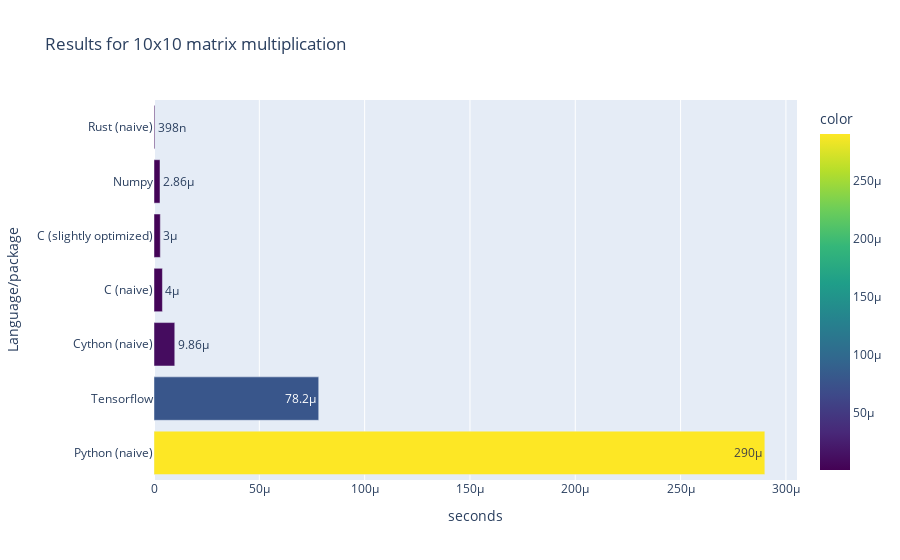

The notebook cell this image was saved under:
### Code cell
# bar chart
fig = px.bar(df.iloc[0].sort_values(ascending=False), x=df.index[0], 
             barmode='group', title='Results for 10x10 matrix multiplication', color_continuous_scale='Viridis', 
             color=df.iloc[0].sort_values(ascending=False), text_auto=True)
# x-axis label = "seconds"
fig.update_xaxes(title_text='seconds')
# y-axis label = "Language/package"
fig.update_yaxes(title_text='Language/package')
fig.show()

### Figure 1 — Plotly figure (JSON) as saved in the notebook; plotly's stock layout.template omitted (floating-point values rounded to 4 significant figures)
{"data": [{"alignmentgroup": "True", "hovertemplate": "10x10=%{x}<br>index=%{y}<br>color=%{marker.color}<extra></extra>", "legendgroup": "", "marker": {"color": [0.00029, 7.82e-05, 9.86e-06, 4e-06, 3e-06, 2.86e-06, 3.98e-07], "coloraxis": "coloraxis", "pattern": {"shape": ""}}, "name": "", "offsetgroup": "", "orientation": "h", "showlegend": false, "textposition": "auto", "texttemplate": "%{x}", "type": "bar", "x": [0.00029, 7.82e-05, 9.86e-06, 4e-06, 3e-06, 2.86e-06, 3.98e-07], "xaxis": "x", "y": ["Python (naive)", "Tensorflow", "Cython (naive)", "C (naive)", "C (slightly optimized)", "Numpy", "Rust (naive)"], "yaxis": "y"}], "layout": {"barmode": "group", "coloraxis": {"colorbar": {"title": {"text": "color"}}, "colorscale": [[0, "#440154"], [0.1111, "#482878"], [0.2222, "#3e4989"], [0.3333, "#31688e"], [0.4444, "#26828e"], [0.5556, "#1f9e89"], [0.6667, "#35b779"], [0.7778, "#6ece58"], [0.8889, "#b5de2b"], [1, "#fde725"]]}, "legend": {"tracegroupgap": 0}, "title": {"text": "Results for 10x10 matrix multiplication"}, "xaxis": {"anchor": "y", "domain": [0, 1], "title": {"text": "seconds"}}, "yaxis": {"anchor": "x", "domain": [0, 1], "title": {"text": "Language/package"}}}}
